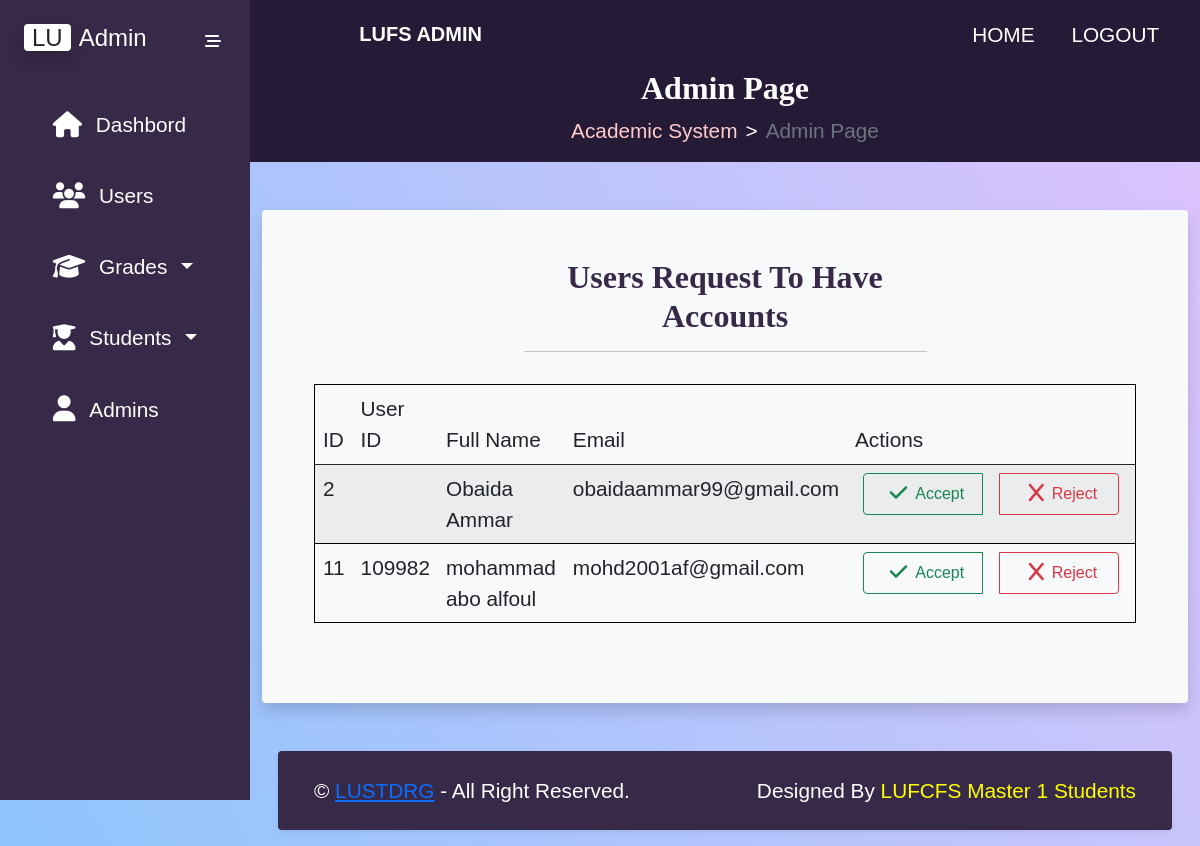
The page /admin-page-request-users.php (signed in) on the database as committed earlier.
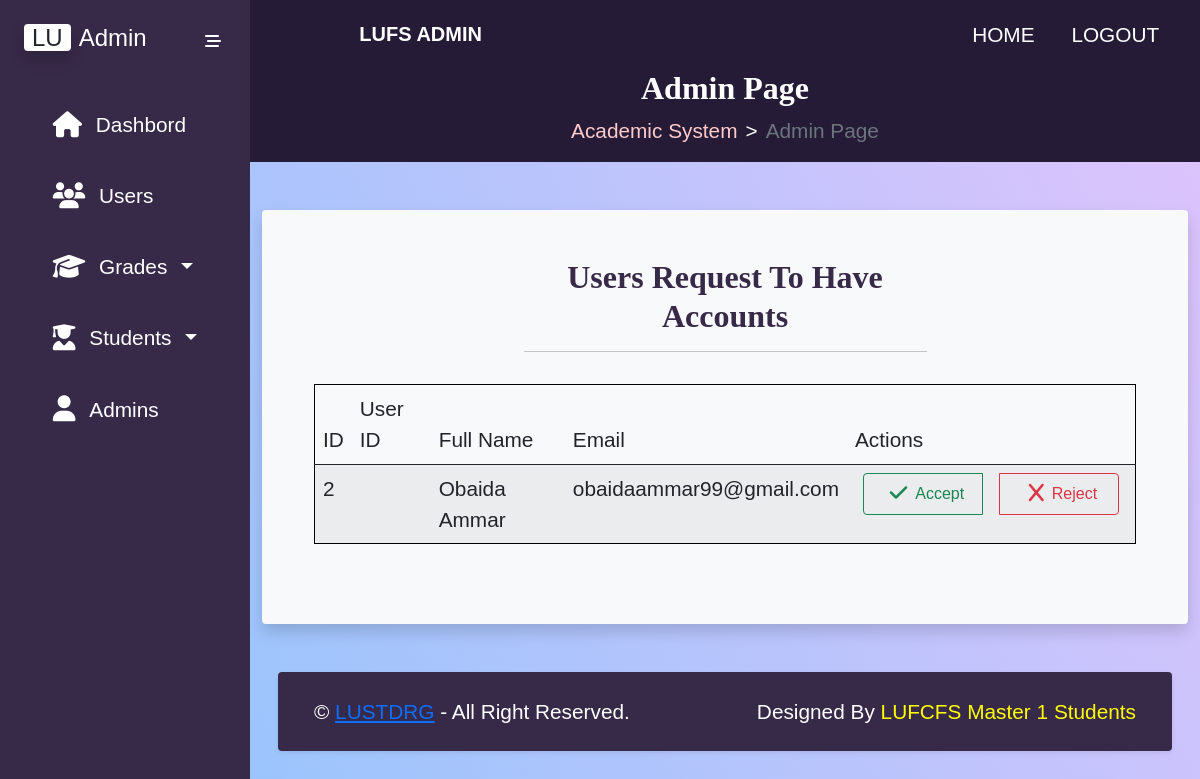
The same page on the database as committed later.
### tables this page shows
CREATE TABLE `users` (
  `Id` int(11) NOT NULL,
  `UserId` varchar(10) DEFAULT NULL,
  `Fname` varchar(20) NOT NULL,
  `Lname` varchar(20) NOT NULL,
  `Email` varchar(30) NOT NULL,
  `Password` char(60) NOT NULL,
  `Admin` tinyint(1) NOT NULL
);

### classes/dal.php (called while the page is built, shortened)
<?php
    class DAL{
        private $servername = "localhost";
        private $username = "root";
        private $password = "";
        private $dbname = "FacultyOfScience";
        public function getConnection(){
            return new mysqli($this->servername, $this->username, $this->password, $this->dbname);
        }
        public function getData($sql) {
            $conn = $this->getConnection();
            $result = $conn->query($sql);
            if ( $result ) {
                $array = $result->fetch_all( MYSQLI_ASSOC );
                return $array;
            } else {
                echo mysqli_error( $conn );
            }
        }
    }
?>

### classes/user_dal.php (called while the page is built, shortened)
<?php
 class User_DAL extends DAL {
    public function getUserRequestToJoinSite(){
        $sql="SELECT
        users.Id,
        users.UserId,
        users.Fname,
        users.Lname,
        users.Email,
        users.Password
    FROM
        users
    WHERE
        users.Admin = 0";
    return $this->getData($sql);
    }
 }
?>

### admin-page-request-users.php (the view, shortened to what this page needs)
<!DOCTYPE html>
<html lang="en">
<head>
    <?php
      require("templates/admin-header.php");
    ?>
</head>
<body>
<?php
   require("classes/dal.php");
   require("classes/user_dal.php");
   $user_dal=new User_DAL();
   $users_requests=$user_dal->getUserRequestToJoinSite();
  ?>
<div class="main-container d-flex">
        <?php
          require("templates/admin-sidebar.php");
            ?>
        <div class="content openSide">
            <?php
              require("templates/admin-navbar.php");
             ?>
            <?php
              require("templates/admin-breadcrumb.php");
            ?>
            <div class="container-fluid">
            <section id="users_accounts_request_section">
            <div class="container mt-5 bg-light rounded shadow p-5 mb-5 mx-sm-3 mx-lg-auto">
                <div class="row d-flex justify-content-center">
                    <div class="col-sm-12 col-md-10 col-lg-6">
                        <h2 class="page-title">Users Request To Have Accounts</h2>
                        <hr>
                    </div>
                </div>
                <div class="row">
                    <div class="col-12 overflow-auto p-3">
                        <table class="table table-striped" id="users_accounts_request_table">
                            <thead>
                                <tr>
                                    <td>ID</td>
                                    <td>User ID</td>
                                    <td>Full Name</td>
                                    <td>Email</td>
                                    <td>Actions</td>
                                </tr>
                            </thead>
                            <tbody>
                              <?php
                              foreach($users_requests as $v){
                                ?>
                                <tr>
                                  <td class="p-2"><?php echo $v['Id']; ?></td>
                                  <td class="p-2"><?php echo $v['UserId']; ?></td>
                                  <td class="p-2"><?php echo $v['Fname'].' '.$v['Lname']; ?></td>
                                  <td class="p-2"><?php echo $v['Email']; ?></td>
                                  <td class="p-2">
                                        <div class="btn-group">
                                            <button
                                                class="btn btn-outline-success accept-student-account-btn p-2 mx-2"><i
                                                    class="fa-solid fa-check fa-lg mx-2 rounded"></i>Accept</button>
                                            <button
                                                class="btn btn-outline-danger reject-student-account-btn p-2 mx-2"><i
                                                    class="fa-solid fa-x fa-lg mx-2 rounded"></i>Reject</button>
                                        </div>
                                    </td>
                                </tr>
                              <?php
                              }
                              ?>
                            </tbody>
                        </table>
                    </div>
                </div>
            </div>
        </section>
                <?php
                  require("templates/admin-footer.php");
                   ?>
            </div>
        </div>
    </div>
</body>
</html>

### templates/admin-header.php (shortened to what this page needs)
<link rel="stylesheet" href="css/bootstrap.css">
<link rel="stylesheet" href="css/datatable.css">
<link rel="stylesheet" href="FontAwesome/css/all.min.css">
<link rel="stylesheet" href="css/admin-page-style.css">

### templates/admin-sidebar.php (shortened to what this page needs)
<div class="slidebar sticky-top openSide" id="slide_nav">
    <div class="header-box px-4 py-4 d-flex
                    justify-content-between mb-3">
        <h1 class="fs-4"><span class="bg-white text-dark rounded
                            shadow px-2 me-2">LU</span><span class="text-white">Admin</span></h1>
        <button class="btn close-btn px-1 py-0
                        text-white"><i class="fa-solid fa-stream"></i></button>
    </div>
    <ul class="list-unstyled px-3">
        <li class="mb-4"><a href="admin-page.php" class="text-decoration-none px-3 py-2 d-block dashbord"><i
                    class="fa-solid fa-home fa-lg"></i> <span class="mx-2">Dashbord</span></a></li>
        <li class="mb-4"><a href="admin-page-request-users.php" class="text-decoration-none
                            px-3 py-2 d-block request-users"> <i class="fa-solid fa-users fa-lg"></i></i>
                <span class="mx-2">Users</span></a></li>
        <li class="nav-item dropdown mb-4 w-100 grades"><a href="#" class="nav-link dropdown-toggle text-decoration-none
                                    px-3 py-2 d-block grades" data-bs-toggle="collapse" data-bs-target="#grades-collapse"
                aria-expanded="false"> <i class="fa fa-solid fa-graduation-cap fa-lg"></i>
                <span class="mx-2">Grades</span></a>
        </li>
        <li class="nav-item dropdown mb-4 w-100 students"><a href="#" class="nav-link dropdown-toggle text-decoration-none
                                    px-3 py-2 d-block students" data-bs-toggle="collapse" data-bs-target="#students-collapse"
                aria-expanded="false"> <i class="fa fa-solid fa-user-graduate fa-lg"></i>
                <span class="mx-2">Students</span></a>
        </li>
        <li class="mb-4"><a href="admin-page-show-admins.php" class="text-decoration-none
                            px-3 py-2 d-block admins"> <i class="fa-solid fa-user fa-lg"></i></i>
                <span class="mx-2">Admins</span></a></li>
    </ul>
</div>

### templates/admin-navbar.php (shortened to what this page needs)
<nav class="navbar navbar-expand-lg navbar-light sticky-top">
    <div class="container-fluid">
        <ul class="nav justify-content-start">
            <div class="d-flex justify-content-between">
            </div>
        </ul>
        <a class="navbar-brand" href="#">
            <span class="navbar-title">LUFS ADMIN</span>
        </a>
        <div class="collapse navbar-collapse justify-content-end ms-auto" id="navbarNavCollapse">
            <ul class="navbar-nav navbarItems">
                <li class="nav-item">
                    <a class="nav-link active" aria-current="page" href="index.php">HOME</a>
                </li>
                <li class="nav-item">
                    <a class="nav-link" href="logout.php">LOGOUT</a>
                </li>
            </ul>
        </div>
    </div>
</nav>

### templates/admin-breadcrumb.php
<div class="row" id="breadcrumb_navbar">
    <div class="col-12">
        <div class="row">
            <div class="col-12">
                <h2 class="page-title text-white">Admin Page</h2>
            </div>
        </div>
        <div class="row">
            <div class="col-12 d-flex justify-content-center">
                <nav style="--bs-breadcrumb-divider: '>';" aria-label="breadcrumb">
                    <ol class="breadcrumb">
                        <li class="breadcrumb-item"><a href="#">Academic System</a></li>
                        <li class="breadcrumb-item active" aria-current="page">Admin Page</li>
                    </ol>
                </nav>
            </div>
        </div>
    </div>
</div>

### templates/admin-footer.php
<div class="row shadow-sm body-content p-4 m-3 rounded footer">
    <div class="col-12 col-sm-6 text-center text-sm-start">
        &copy; <a href="#">LUSTDRG</a> - All Right
        Reserved.
    </div>
    <div class="col-12 col-sm-6 text-center text-sm-end">
        Designed By <span style="color: yellow;">LUFCFS Master 1 Students</span><a href="#"></a>
    </div>
</div>

### css/datatable.css (style rules this page uses)
:root { --dt-row-selected: 13, 110, 253; --dt-row-selected-text: 255, 255, 255; --dt-row-selected-link: 9, 10, 11 }

### css/admin-page-style.css (style rules this page uses)
:root { --darker-color: rgb(37,27,55); --dark-color: rgb(55,41,72); --light-color: rgb(255,202,202); --lighter-color: rgb(255,236,239); --yellow-color: rgb(255, 217, 61); --green-color: rgb(224, 255, 19); --departments-cards: #ECF2FF; --font-family: 'Poppins',sans-serif; --font-size: 1.3rem; --bg-gradient: linear-gradient(62deg, #8EC5FC 0%, #E0C3FC 100%); --font-family: 'Poppins',sans-serif; --font-size: 1.3rem; }
body { min-height: 100vh; background: var(--bg-gradient); font-family: var(--font-family); font-size: var(--font-size); }
.navbar { background-color: var(--darker-color) !important; z-index: 3 !important; padding: 0.5em 1em !important; color: white !important; }
.navbar-brand .navbar-title { text-decoration: none; margin-left: 1rem; font-weight: 600; white-space: nowrap; color: white; }
#navbarNavCollapse { transition: all 0.5s !important; }
.navbarItems .nav-item .nav-link,.slidebar ul li a { color:white !important; margin-left: 1em !important; transition: all 0.5s ease-in !important; }
#breadcrumb_navbar { background-color: var(--darker-color) !important; color: white !important; margin-top: 0px; margin-right: 0px; margin-left: 0px; transition: all 0.7s; }
.breadcrumb-item a { text-decoration: none !important; color: var(--light-color) !important; transition: all 0.5s; }
.breadcrumb-item::before { color: white !important; }
.page-title { font-family: 'Courgette' !important; font-weight: 600; color: var(--dark-color); text-align: center; }
table { border: 1px solid black !important; }
table tbody tr td button { padding: 10px !important; width: 120px !important; margin-bottom: auto !important; margin-left: 10px !important; margin-right: 10px !important; white-space: nowrap !important; transition: all 0.7s !important; }
#slide_nav { position: fixed !important; top: 0; left: 0; bottom: 0; width: 250px; height: 100vh; overflow-y: auto; background: var(--dark-color); min-width: 250px; max-width: 250px; transition: all 0.5s; z-index: 11; }
.content { min-height: 100vh; width: 100%; transition: all 0.7s; }
@media (min-width: 767px) { .content.openSide { margin-left: 250px; width: calc(100% - 250px); } }
@media (min-width: 767px) { #slide_nav.openSide { margin-left: 0; } }
.footer { background-color: var(--dark-color) !important; color: white !important; }

Rows that differ between the two databases and show on the page:
removed users: Id "11", UserId "109982", Fname "mohammad", Lname "abo alfoul", Email "mohd2001af@gmail.com"
